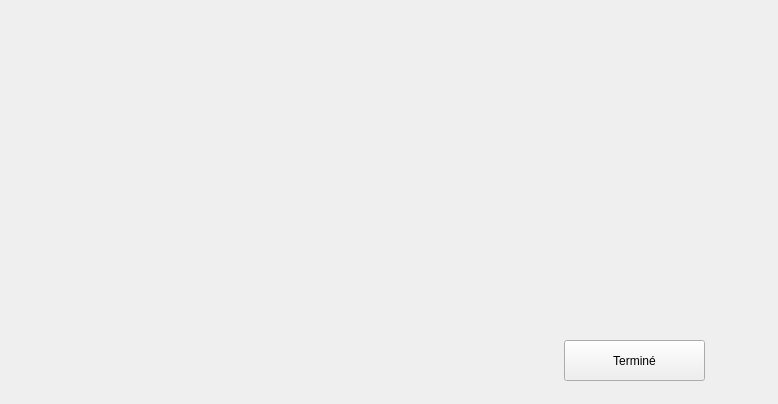
<?xml version="1.0" encoding="UTF-8"?>
<ui version="4.0">
 <class>addGirl</class>
 <widget class="QWidget" name="addGirl">
  <property name="geometry">
   <rect>
    <x>0</x>
    <y>0</y>
    <width>778</width>
    <height>404</height>
   </rect>
  </property>
  <property name="windowTitle">
   <string>Form</string>
  </property>
  <widget class="QPushButton" name="validate">
   <property name="geometry">
    <rect>
     <x>564</x>
     <y>340</y>
     <width>141</width>
     <height>41</height>
    </rect>
   </property>
   <property name="text">
    <string>Terminé</string>
   </property>
  </widget>
 </widget>
 <resources/>
 <connections/>
</ui>
